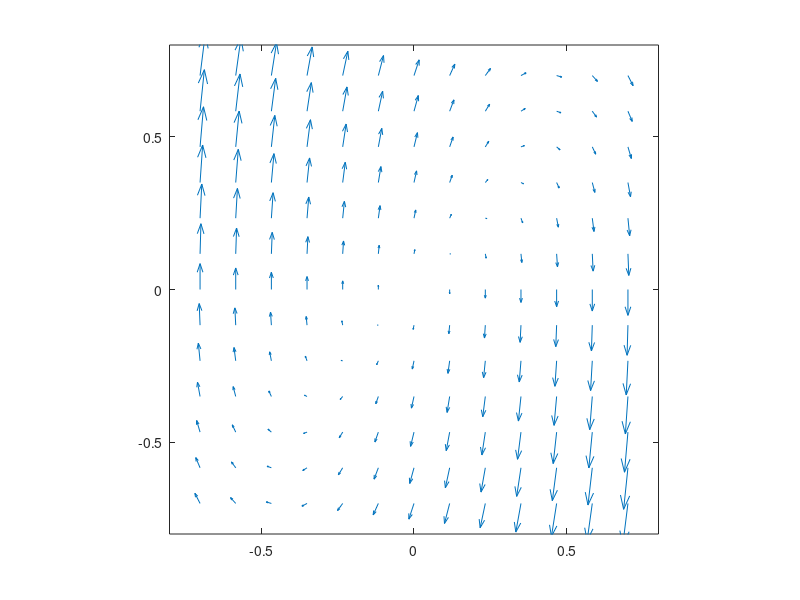

This chart was generated by the following MATLAB code:
% This produces phase-plane quiver plots for several of the autonomous
% ODEs considered in the course. 

%% Predator-prey equation

% Set the alpha parameter. 
alpha = 1;

% Define the right-hand side functions. 
F1 = @(r,f)2*r-alpha*r.*f;
F2 = @(r,f)-f+alpha*r.*f;

% Create nxn arrays of r and f values. 
% Set n. 
n = 12; 
% Create the r values. 
rmin = 0; rmax = 2.5; hr = n\(rmax-rmin); rvals = rmin:hr:rmax;
% Create the f values. 
fmin = 0; fmax = 4; hf = n\(fmax-fmin); fvals = fmax:-hf:fmin;
% Create the arrays. 
[R,F] = meshgrid(rvals,fvals); 

% Evaluate the functions on the arrays. 
rprimevals = F1(R,F);
fprimevals = F2(R,F);

% Create the quiver plots. 
figure(1);
quiver(rvals,fvals,rprimevals,fprimevals,1.5);
axis([rmin-.1,rmax+.1,fmin-.1,fmax+.1]);axis('square');

%% Damped oscillator. 

% Set the D parameter. 
D = 1;

% Define the right-hand side functions. 
f1 = @(y1,y2) y2;
f2 = @(y1,y2) -y1 - D*y2;

% Create nxn arrays of y1 and y2 values. 
% Set n. 
n = 12;
% Create the y1 values. 
y1min = -2; y1max = 2; hy1 = n\(y1max-y1min); y1vals = y1min:hy1:y1max;
% Create the y2 values. 
y2min = -2; y2max = 2; hy2 = n\(y2max-y2min); y2vals = y2max:-hy2:y2min;
% Create the arrays. 
[Y1,Y2] = meshgrid(y1vals,y2vals); 

% Evaluate the functions on the arrays. 
y1primevals = f1(Y1,Y2);
y2primevals = f2(Y1,Y2);

% Create the quiver plots. 
figure(1);
quiver(y1vals,y2vals,y1primevals,y2primevals);
axis([y1min-.1,y1max+.1,y2min-.1,y2max+.1]);axis('square');

%% Clarinet reed. 

% Set the a, b, and k parameters. 
a = 5; b = 4; k = 5;

% Define the right-hand side functions. 
f1 = @(y1,y2) y2;
f2 = @(y1,y2) -k*y1 - b*y2.^3 + a*y2;

% Create nxn arrays of y1 and y2 values. 
% Set n. 
n = 12;
% Create the y1 values. 
y1min = -.7; y1max = .7; hy1 = n\(y1max-y1min); y1vals = y1min:hy1:y1max;
% Create the y2 values. 
y2min = -.7; y2max = .7; hy2 = n\(y2max-y2min); y2vals = y2max:-hy2:y2min;
% Create the arrays.
[Y1,Y2] = meshgrid(y1vals,y2vals); 

% Evaluate the functions on the arrays. 
y1primevals = f1(Y1,Y2);
y2primevals = f2(Y1,Y2);

% Create the quiver plots. 
figure(1);
quiver(y1vals,y2vals,y1primevals,y2primevals);
axis([y1min-.1,y1max+.1,y2min-.1,y2max+.1]);axis('square');


